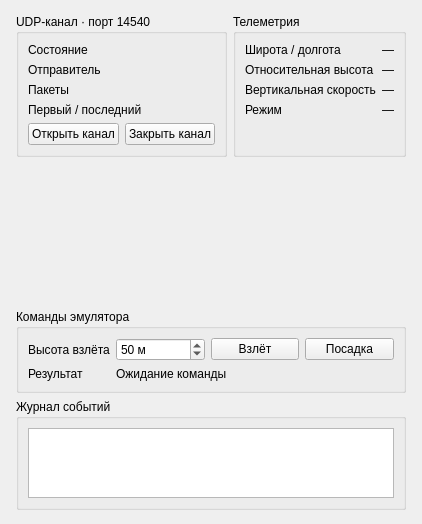
<?xml version='1.0' encoding='utf-8'?>
<ui version="4.0">
 <class>MainWindow</class>
 <widget class="QMainWindow" name="MainWindow">
  <property name="windowTitle">
   <string>Практика 4 · Наземная станция</string>
  </property>
  <widget class="QWidget" name="centralWidget">
   <layout class="QVBoxLayout" name="pageLayout" stretch="0,3,0,2">
    <property name="leftMargin">
     <number>16</number>
    </property>
    <property name="topMargin">
     <number>14</number>
    </property>
    <property name="rightMargin">
     <number>16</number>
    </property>
    <property name="bottomMargin">
     <number>14</number>
    </property>
    <item>
     <layout class="QHBoxLayout" name="topLayout" stretch="3,2">
      <item>
       <widget class="QGroupBox" name="linkBox">
        <property name="title">
         <string>UDP-канал · порт 14540</string>
        </property>
        <layout class="QFormLayout" name="linkLayout">
         <item row="0" column="0">
          <widget class="QLabel" name="labelLinkStatusCaption">
           <property name="text">
            <string>Состояние</string>
           </property>
          </widget>
         </item>
         <item row="0" column="1">
          <widget class="QLabel" name="labelLinkStatus" />
         </item>
         <item row="1" column="0">
          <widget class="QLabel" name="labelSenderCaption">
           <property name="text">
            <string>Отправитель</string>
           </property>
          </widget>
         </item>
         <item row="1" column="1">
          <widget class="QLabel" name="labelSender" />
         </item>
         <item row="2" column="0">
          <widget class="QLabel" name="labelPacketsCaption">
           <property name="text">
            <string>Пакеты</string>
           </property>
          </widget>
         </item>
         <item row="2" column="1">
          <widget class="QLabel" name="labelPackets" />
         </item>
         <item row="3" column="0">
          <widget class="QLabel" name="labelPacketTimesCaption">
           <property name="text">
            <string>Первый / последний</string>
           </property>
          </widget>
         </item>
         <item row="3" column="1">
          <widget class="QLabel" name="labelPacketTimes" />
         </item>
         <item row="4" column="0" colspan="2">
          <layout class="QHBoxLayout" name="linkButtons">
           <item>
            <widget class="QPushButton" name="btnStartLink">
             <property name="text">
              <string>Открыть канал</string>
             </property>
            </widget>
           </item>
           <item>
            <widget class="QPushButton" name="btnStopLink">
             <property name="text">
              <string>Закрыть канал</string>
             </property>
            </widget>
           </item>
          </layout>
         </item>
        </layout>
       </widget>
      </item>
      <item>
       <widget class="QGroupBox" name="telemetryBox">
        <property name="title">
         <string>Телеметрия</string>
        </property>
        <layout class="QFormLayout" name="telemetryLayout">
         <item row="0" column="0">
          <widget class="QLabel" name="labelCoordinatesCaption">
           <property name="text">
            <string>Широта / долгота</string>
           </property>
          </widget>
         </item>
         <item row="0" column="1">
          <widget class="QLabel" name="labelCoordinates">
           <property name="text">
            <string>—</string>
           </property>
          </widget>
         </item>
         <item row="1" column="0">
          <widget class="QLabel" name="labelAltitudeCaption">
           <property name="text">
            <string>Относительная высота</string>
           </property>
          </widget>
         </item>
         <item row="1" column="1">
          <widget class="QLabel" name="labelAltitude">
           <property name="text">
            <string>—</string>
           </property>
          </widget>
         </item>
         <item row="2" column="0">
          <widget class="QLabel" name="labelVerticalSpeedCaption">
           <property name="text">
            <string>Вертикальная скорость</string>
           </property>
          </widget>
         </item>
         <item row="2" column="1">
          <widget class="QLabel" name="labelVerticalSpeed">
           <property name="text">
            <string>—</string>
           </property>
          </widget>
         </item>
         <item row="3" column="0">
          <widget class="QLabel" name="labelFlightModeCaption">
           <property name="text">
            <string>Режим</string>
           </property>
          </widget>
         </item>
         <item row="3" column="1">
          <widget class="QLabel" name="labelFlightMode">
           <property name="text">
            <string>—</string>
           </property>
          </widget>
         </item>
        </layout>
       </widget>
      </item>
     </layout>
    </item>
    <item>
     <widget class="QWidget" name="plotArea" native="true">
      <layout class="QVBoxLayout" name="plotLayout" />
     </widget>
    </item>
    <item>
     <widget class="QGroupBox" name="commandBox">
      <property name="title">
       <string>Команды эмулятора</string>
      </property>
      <layout class="QFormLayout" name="commandLayout">
       <item row="0" column="0">
        <widget class="QLabel" name="altitudeCaption">
         <property name="text">
          <string>Высота взлёта</string>
         </property>
        </widget>
       </item>
       <item row="0" column="1">
        <layout class="QHBoxLayout" name="commandButtons">
         <item>
          <widget class="QDoubleSpinBox" name="spinTakeoffAltitude">
           <property name="decimals">
            <number>0</number>
           </property>
           <property name="minimum">
            <double>10</double>
           </property>
           <property name="maximum">
            <double>500</double>
           </property>
           <property name="singleStep">
            <double>10</double>
           </property>
           <property name="value">
            <double>50</double>
           </property>
           <property name="suffix">
            <string> м</string>
           </property>
          </widget>
         </item>
         <item>
          <widget class="QPushButton" name="btnTakeoff">
           <property name="text">
            <string>Взлёт</string>
           </property>
          </widget>
         </item>
         <item>
          <widget class="QPushButton" name="btnLand">
           <property name="text">
            <string>Посадка</string>
           </property>
          </widget>
         </item>
        </layout>
       </item>
       <item row="1" column="0">
        <widget class="QLabel" name="labelCommandStatusCaption">
         <property name="text">
          <string>Результат</string>
         </property>
        </widget>
       </item>
       <item row="1" column="1">
        <widget class="QLabel" name="labelCommandStatus">
         <property name="text">
          <string>Ожидание команды</string>
         </property>
        </widget>
       </item>
      </layout>
     </widget>
    </item>
    <item>
     <widget class="QGroupBox" name="journalBox">
      <property name="title">
       <string>Журнал событий</string>
      </property>
      <layout class="QVBoxLayout" name="journalLayout">
       <item>
        <widget class="QListWidget" name="listEventLog" />
       </item>
      </layout>
     </widget>
    </item>
   </layout>
  </widget>
 </widget>
 <resources />
 <connections />
</ui>
